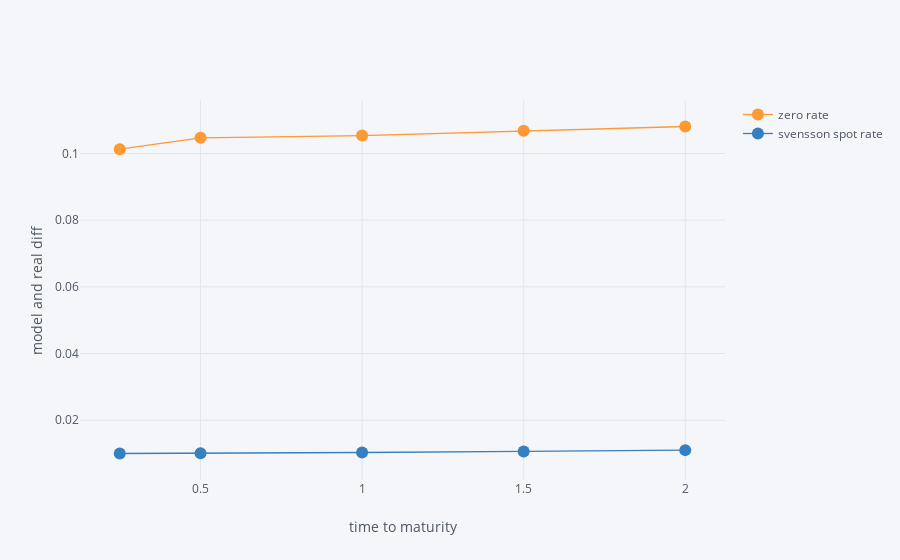

The notebook cell this image was saved under:
### Code cell
d = df['duration'].sum() # weight bottom
df['w'] = np.zeros(df.shape[0]) 

for i in range(df.shape[0]):
    df['w'][i] = df['duration'][i]/d 
    
print('proof weight equal to one => %s'%df['w'].sum()) #  
df['residual'] = (df['zero rate'] - df['svensson spot rate'])**2
df['w * residual'] = df['residual'] * df['w']

# print(df.head())
print(df['w * residual'].sum())
df[['time to maturity', 'zero rate','svensson spot rate']].iplot(x = 'time to maturity' ,
                                                                 mode = 'markers + lines' ,
                                                                 xTitle = 'time to maturity' , 
                                                                 yTitle = 'model and real diff' 
                                                                )
# 下一步估計 parameters

### Figure 1 — Plotly figure (JSON) as saved in the notebook; plotly's stock layout.template omitted (floating-point values rounded to 4 significant figures)
{"data": [{"line": {"color": "rgba(255, 153, 51, 1.0)", "dash": "solid", "shape": "linear", "width": 1.3}, "marker": {"size": 12, "symbol": "circle"}, "mode": "markers+lines", "name": "zero rate", "text": "", "type": "scatter", "uid": "5288961f-8bd3-4743-afb0-00f2c614b1f6", "x": [0.25, 0.5, 1, 1.5, 2], "y": [0.1013, 0.1047, 0.1054, 0.1068, 0.1081]}, {"line": {"color": "rgba(55, 128, 191, 1.0)", "dash": "solid", "shape": "linear", "width": 1.3}, "marker": {"size": 12, "symbol": "circle"}, "mode": "markers+lines", "name": "svensson spot rate", "text": "", "type": "scatter", "uid": "27e89ee6-6c74-433c-9438-425027df16d3", "x": [0.25, 0.5, 1, 1.5, 2], "y": [0.01002, 0.01009, 0.01033, 0.01065, 0.01104]}], "layout": {"legend": {"bgcolor": "#F5F6F9", "font": {"color": "#4D5663"}}, "paper_bgcolor": "#F5F6F9", "plot_bgcolor": "#F5F6F9", "title": {"font": {"color": "#4D5663"}}, "xaxis": {"gridcolor": "#E1E5ED", "showgrid": true, "tickfont": {"color": "#4D5663"}, "title": {"font": {"color": "#4D5663"}, "text": "time to maturity"}, "zerolinecolor": "#E1E5ED"}, "yaxis": {"gridcolor": "#E1E5ED", "showgrid": true, "tickfont": {"color": "#4D5663"}, "title": {"font": {"color": "#4D5663"}, "text": "model and real diff"}, "zerolinecolor": "#E1E5ED"}}}
